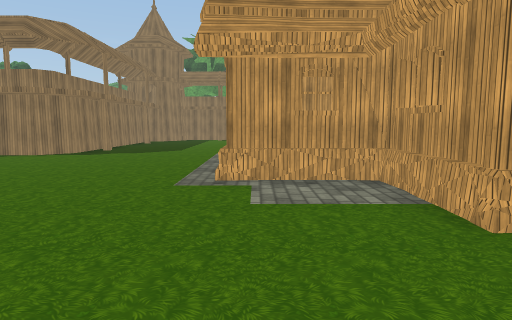
view 1 (above)

24 first-person views from a walk through a 3-D level made in the Unity game engine. The camera is 1.5 m above the floor, tilts 6° down and sees 75° across. The floor is counted in squares, 2 m on a side. Each view is taken from the middle of a square. On the plan, view 1 faces up. The plan holds only what a view shows up to about 11 squares ahead; the rest is blank. The place goes on beyond the plan. The player is left out. Some surface patterns are stand-ins.

view 2
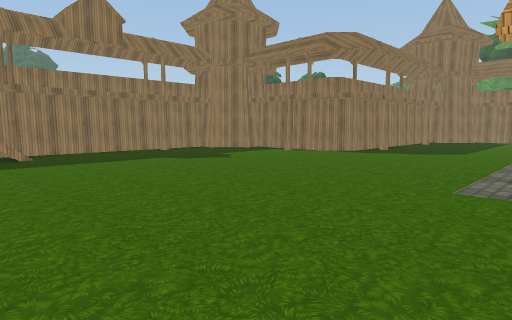

view 3
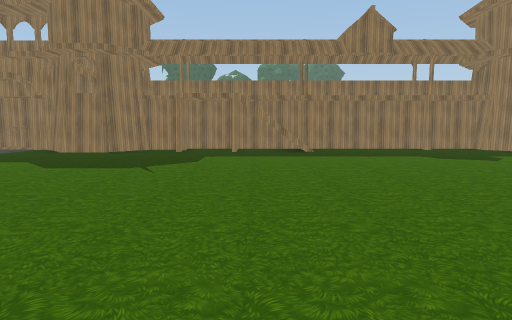

view 4
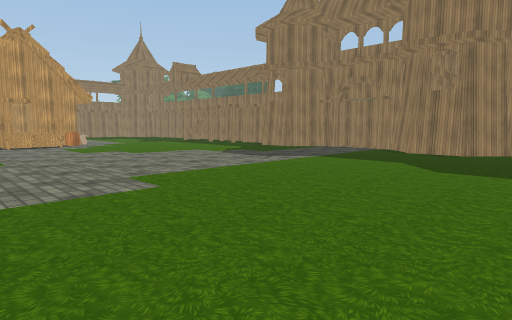

view 5
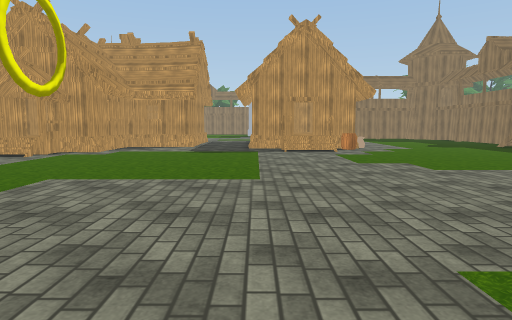

view 6
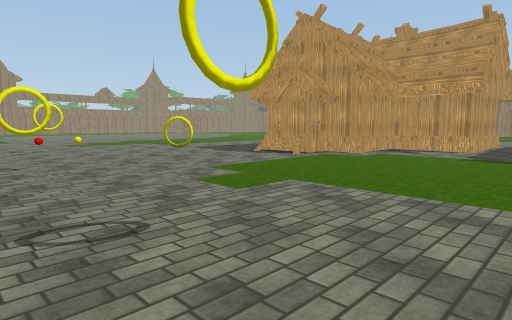

view 7
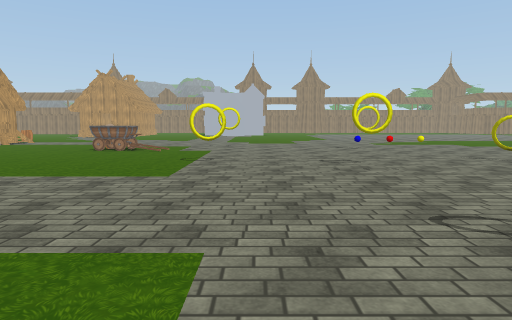

view 8
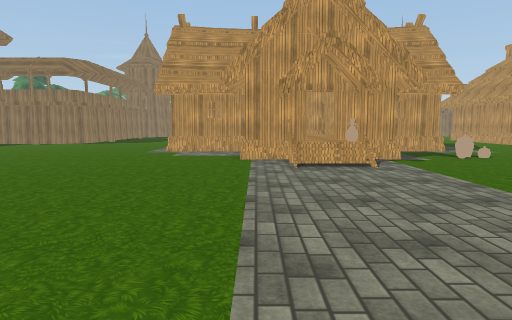

view 9
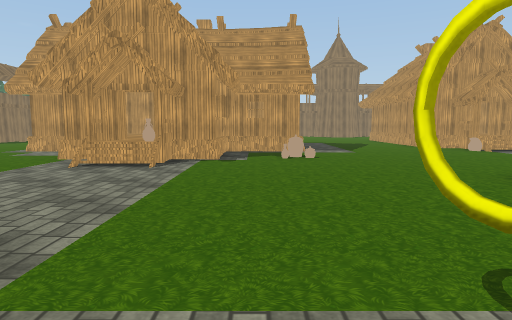

view 10
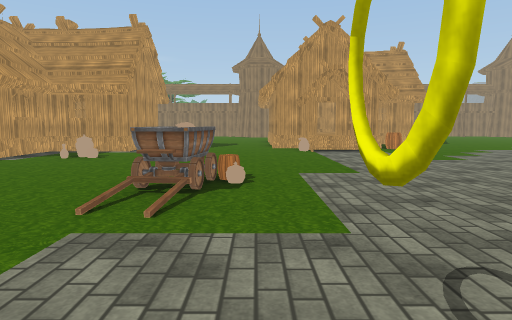

view 11
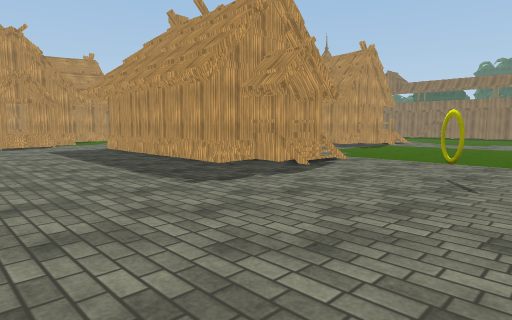

view 12
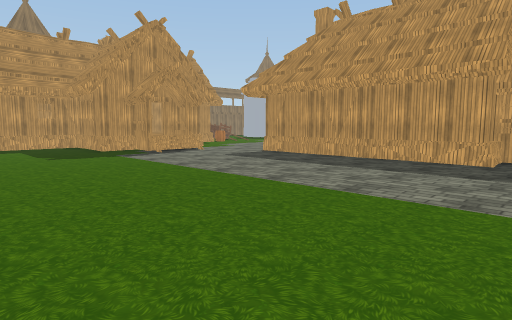

view 13
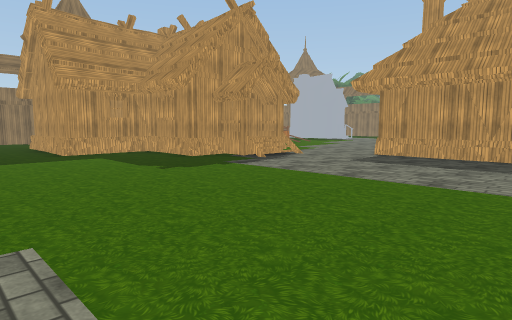

view 14
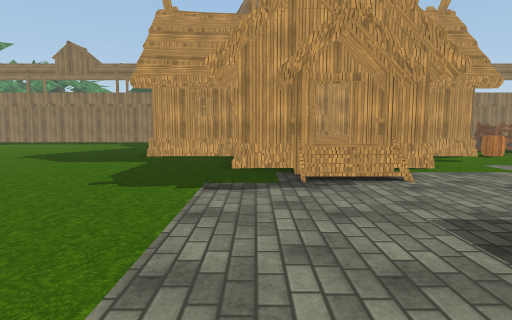

view 15
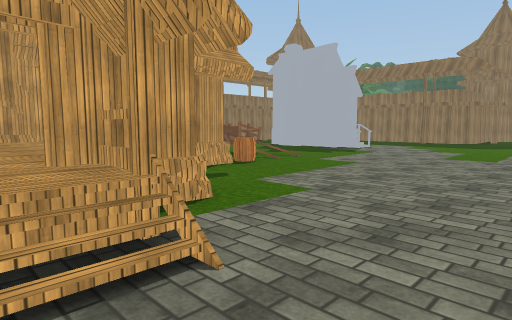

view 16
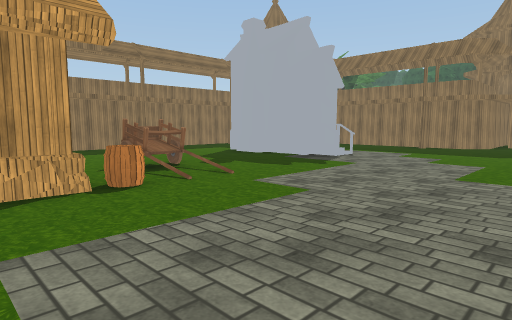

view 17
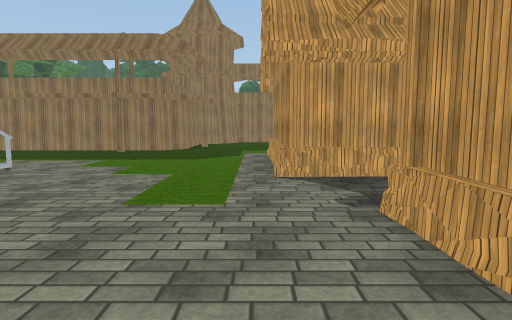

view 18
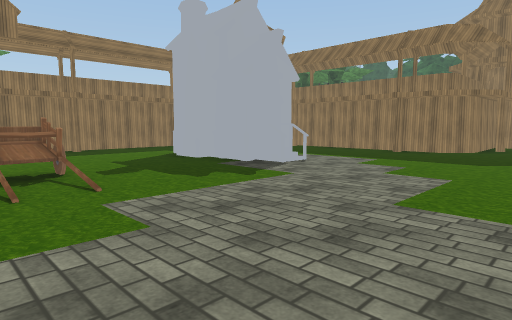

view 19
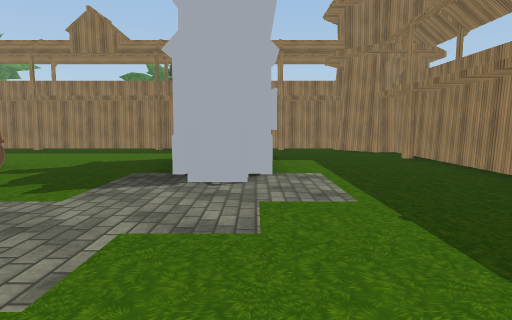

view 20
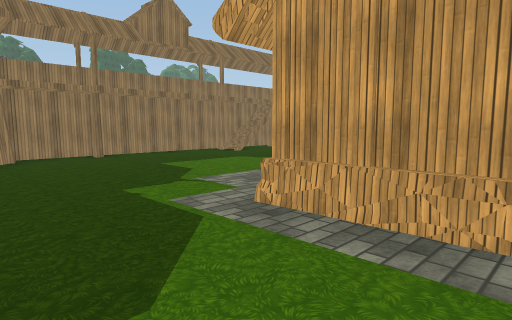

view 21
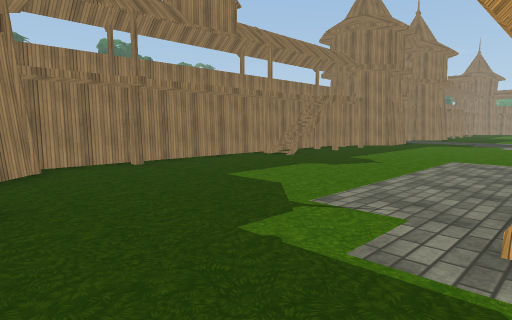

view 22
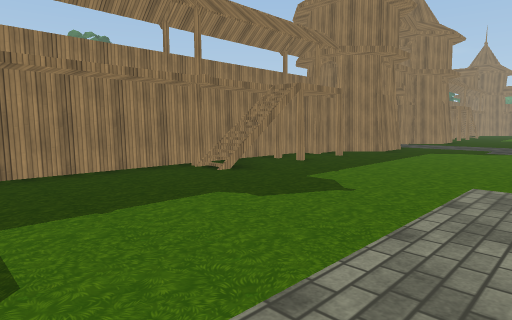

view 23
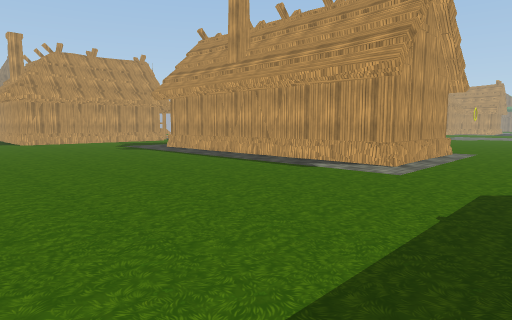

view 24
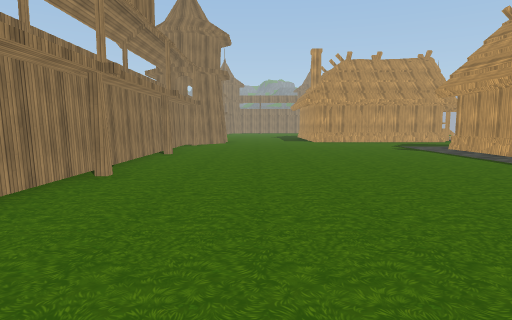

### Floor plan
Key: @ floor where view 1 was taken; # wall or solid block; . floor; / step, stairs or slope; O other object.
Columns run from 10 left of view 1 to 16 right of it. Each row starts with its distance up from view 1.
 17            ########
 16          ..........
 15         ...........
 14        ............
 13        ............
 12        .............
 11      #..............
 10 OO   #.............
  9    ###.............
  8   O.#.....OOOOOOOO.
  7 ##........OOOOOOOO
  6 #.........OOOOOOOO....OOOO
  5 #.........OOO OOOO....O/O..
  4 #...........OOOO.O.........
  3 #...........OOOO.O...... ..
  2 #............OO......... ..
  1 ##...........//............
  0 #.........@.........OO....
 -1 ###.................O....
 -2 ###......................
 -3  #......................
 -4  ##..............O...O.
 -5  ##...................
 -6 ##.............O......
 -7 #..............OO.....
 -8 # .............O....O..
 -9   ..................O..
-10  #...............O.....
-11  #.....................
-12  #.....................
-13  ##.............//........
-14  ##............OOOO.......
-15 ## ....OOO.....O  O.......
-16 ##.....OOOO....O  O........
-17 #......     OOO   O........
-18 #......     O     O........
-19 #......O  O.O  OO O........
-20 #O.....OOOO.OOO OOO........
-21 #.........................
-22 ##.................O/.....
-23  ####.............OOOO.....
-24     ##............   O.....
-25 OO   #.........OOOO  OOO...
-26      #...OO...O.O      O...
-27      #...##...O.O      O...
-28      #...O#.....  OO   O...
-29      #... O.....
-30     OO... .......
-31       #.. .......
-32       ############

Positions as (right, up) in squares from view 1, and headings:
1: (0, 0), facing up
2: (0, 0), facing up-left
3: (1, 0), facing left
4: (1, -2), facing down-left
5: (0, -5), facing down
6: (0, -6), facing down-right
7: (0, -5), facing right
8: (2, -5), facing up
9: (6, -5), facing up
10: (11, -5), facing up
11: (12, -9), facing down-left
12: (15, -13), facing down-left
13: (16, -16), facing down-left
14: (11, -17), facing down
15: (10, -20), facing down-left
16: (7, -21), facing down-left
17: (5, -21), facing left
18: (5, -21), facing down-left
19: (-1, -21), facing down
20: (-1, -23), facing up-left
21: (-3, -23), facing up-left
22: (-4, -20), facing up-left
23: (-3, 14), facing down-right
24: (-3, 14), facing right
